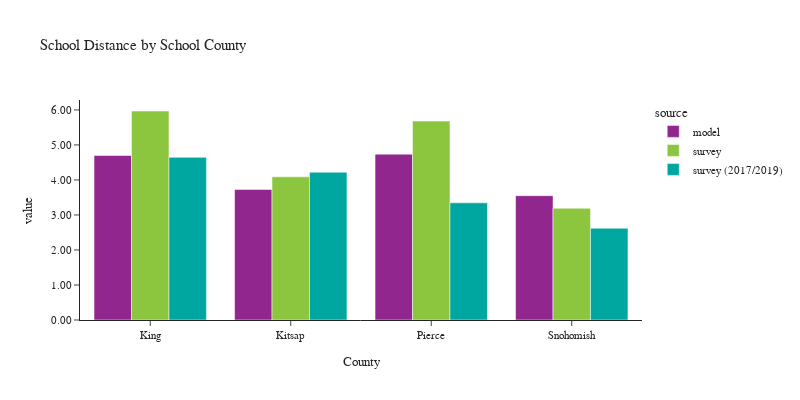

Notebook code cell kept with this figure:
### Code cell
plot_school_location(df_students, 'CountyName_school', 'School County', 'County')

### Figure 1 — Plotly figure (JSON) as saved in the notebook; plotly's stock layout.template omitted (floating-point values rounded to 4 significant figures)
{"data": [{"alignmentgroup": "True", "customdata": [[530242], [55504], [220822], [166899]], "hovertemplate": "source=model<br>CountyName_school=%{x}<br>value=%{y}<br>sample count=%{customdata[0]}<extra></extra>", "legendgroup": "model", "marker": {"color": "#91268F", "pattern": {"shape": ""}}, "name": "model", "offsetgroup": "model", "orientation": "v", "showlegend": true, "textposition": "auto", "type": "bar", "x": ["King", "Kitsap", "Pierce", "Snohomish"], "xaxis": "x", "y": [4.698, 3.728, 4.736, 3.55], "yaxis": "y"}, {"alignmentgroup": "True", "customdata": [[646], [48], [107], [118]], "hovertemplate": "source=survey<br>CountyName_school=%{x}<br>value=%{y}<br>sample count=%{customdata[0]}<extra></extra>", "legendgroup": "survey", "marker": {"color": "#8CC63E", "pattern": {"shape": ""}}, "name": "survey", "offsetgroup": "survey", "orientation": "v", "showlegend": true, "textposition": "auto", "type": "bar", "x": ["King", "Kitsap", "Pierce", "Snohomish"], "xaxis": "x", "y": [5.969, 4.09, 5.681, 3.19], "yaxis": "y"}, {"alignmentgroup": "True", "customdata": [[374], [18], [33], [26]], "hovertemplate": "source=survey (2017/2019)<br>CountyName_school=%{x}<br>value=%{y}<br>sample count=%{customdata[0]}<extra></extra>", "legendgroup": "survey (2017/2019)", "marker": {"color": "#00A7A0", "pattern": {"shape": ""}}, "name": "survey (2017/2019)", "offsetgroup": "survey (2017/2019)", "orientation": "v", "showlegend": true, "textposition": "auto", "type": "bar", "x": ["King", "Kitsap", "Pierce", "Snohomish"], "xaxis": "x", "y": [4.645, 4.219, 3.347, 2.62], "yaxis": "y"}], "layout": {"barmode": "group", "font": {"size": 11}, "height": 400, "legend": {"title": {"text": "source"}, "tracegroupgap": 0}, "title": {"text": "School Distance by School County"}, "width": 800, "xaxis": {"anchor": "y", "domain": [0.0, 1.0], "title": {"text": "County"}}, "yaxis": {"anchor": "x", "domain": [0.0, 1.0], "tickformat": ".2f", "title": {"text": "value"}}}}
